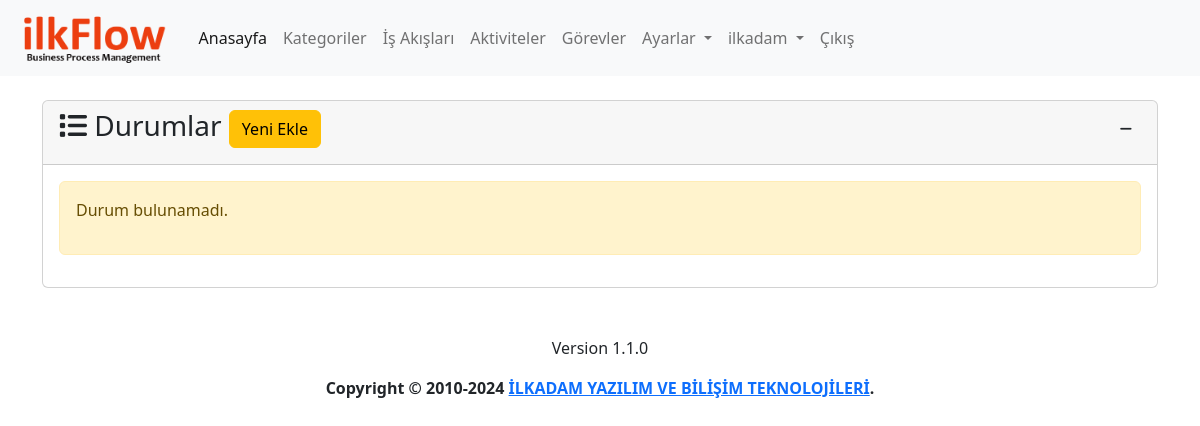
The app's page /state (signed in), older data.
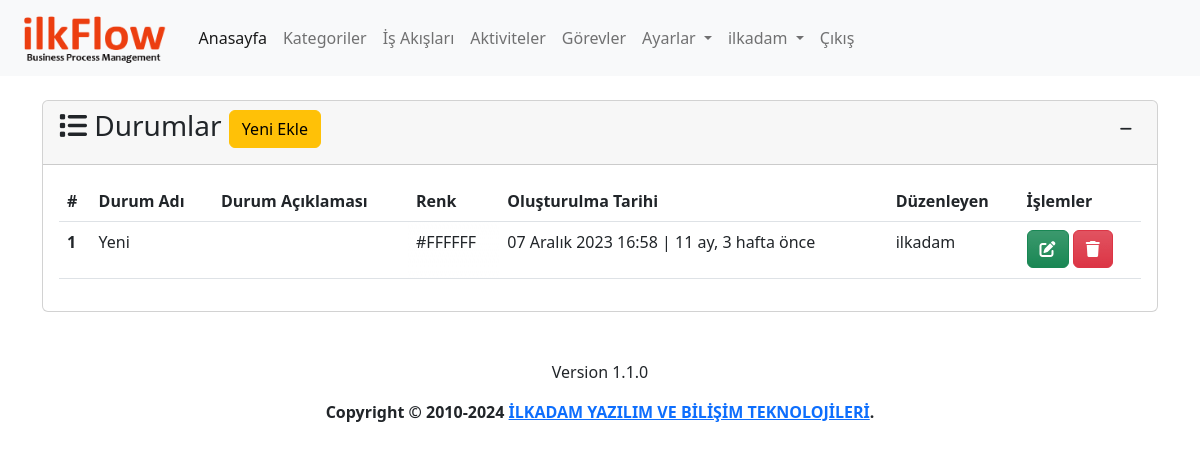
The same page, newer data.
### app/models.py (models this page shows, shortened)
class State(models.Model):
    name=models.CharField(max_length=100,verbose_name='Durum')
    description=models.TextField(verbose_name='Açıklama', blank=True, null=True)
    color=ColorField(default='#FFFFFF',verbose_name='Renk')
    created_date=models.DateTimeField(auto_now_add=True, verbose_name='Oluşturulma Tarihi', blank=True, null=True)
    user=models.ForeignKey(User,on_delete=models.PROTECT,verbose_name='Kullanıcı', blank=True, null=True)
    class Meta:
        verbose_name='Durum'
        verbose_name_plural='Durumlar'

### app/views.py (the view, shortened to what this page needs)
# urls.py: path('state', views.state, name='state'),
@login_required(login_url='/user/login/')
def state(request):
    state_form=StateForm()
    states = State.objects.order_by('-created_date')
    context = {
        'state_form':state_form,
        'states': states
    }
    return render(request, 'app/state.html', context)

### templates/app/state.html (shortened to what this page needs)
{% extends 'layout.html' %}
{% load humanize %}
{% block content %}
{% load crispy_forms_tags %}
<div class="row mt-3">
    <div class="col-md-12">
        <div class="card">
            <div class="card-header">
                <h3 class="card-title">
                    <i class="fa-solid fa-list"></i>
                    Durumlar
                    <button type="button" class="btn btn-warning" data-bs-toggle="modal" data-bs-target="#stateModal">
                        Yeni Ekle
                    </button>
                    <div class="float-end">
                        <button class="btn btn-sm" type="button" data-bs-toggle="collapse"
                            data-bs-target="#collapseState" aria-expanded="false" aria-controls="collapseState">
                            <i class="fa-solid fa-minus"></i>
                        </button>
                    </div>
                </h3>
            </div>
            <div class="collapse show" id="collapseState">
                <div class="card-body">
                    {% if states %}
                    <table id="state" class="table table-hover">
                        <thead>
                            <tr>
                                <th scope="col">#</th>
                                <th scope="col">Durum Adı</th>
                                <th scope="col">Durum Açıklaması</th>
                                <th scope="col">Renk</th>
                                <th scope="col">Oluşturulma Tarihi</th>
                                <th scope="col">Düzenleyen</th>
                                <th scope="col">İşlemler</th>
                            </tr>
                        </thead>
                        <tbody>
                            {% for state in states %}
                            <tr>
                                <th scope="row">{{ state.id }}</th>
                                <td>{{ state.name }}</td>
                                <td>{{ state.description | safe }}</td>
                                <td class="bg-gradient" style="background-color: {{ state.color }}">{{ state.color }}
                                </td>
                                <td>{{ state.created_date }} | {{ state.created_date | timesince}} önce</td>
                                <td>{{ state.user }}</td>
                                <td>
                                    <a class="btn btn-success bg-gradient" href="{% url 'state_update' state.id %}"
                                        data-bs-toggle="popover" data-bs-trigger="hover" data-bs-title="Düzenle"
                                        data-bs-content="Seçili satırdaki kaydı düzenler.">
                                        <i class="fa-solid fa-pen-to-square"></i>
                                    </a>
                                    <a class="btn btn-danger bg-gradient" href="{% url 'state_delete' state.id %}"
                                        data-bs-toggle="popover" data-bs-trigger="hover" data-bs-title="Sil"
                                        data-bs-content="Seçili satırdaki kaydı siler.">
                                        <i class="fa-solid fa-trash"></i>
                                    </a>
                                </td>
                            </tr>
                            {% endfor %}
                        </tbody>
                    </table>
                    {% else %}
                    <div class="alert alert-warning">
                        <p>Durum bulunamadı.</p>
                    </div>
                    {% endif %}
                </div>
            </div>
        </div>
    </div>
</div>
{% endblock %}

### templates/layout.html (shortened to what this page needs)
{% load static %}
<!doctype html>
<html lang="tr">
<head>
  <link href="https://cdn.jsdelivr.net/npm/bootstrap@5.2.2/dist/css/bootstrap.min.css" rel="stylesheet"
>
  <link rel="stylesheet" type="text/css" href="https://cdn.datatables.net/1.12.1/css/dataTables.bootstrap5.min.css">
  <link rel="stylesheet" type="text/css"
    href="https://cdn.datatables.net/responsive/2.3.0/css/responsive.dataTables.min.css">
  <link rel="stylesheet" type="text/css" href="https://cdn.datatables.net/buttons/2.2.3/css/buttons.bootstrap5.min.css">
  <link href="https://cdn.jsdelivr.net/npm/summernote@0.8.18/dist/summernote-lite.min.css" rel="stylesheet">
  <link href="https://cdn.jsdelivr.net/npm/select2@4.1.0-rc.0/dist/css/select2.min.css" rel="stylesheet" />
  <link rel="stylesheet" href="{% static 'css/jeflow.css' %}">
</head>
<body>
  <header>
    <nav class="navbar navbar-expand-lg bg-light">
      <div class="container-fluid">
        <a class="navbar-brand" href="{% url 'index' %}">
          <img class="logo" src="{% static 'img/logo-text.png' %}" alt="JeFlow">
        </a>
        <div class="collapse navbar-collapse" id="navbarNavDropdown">
          <ul class="navbar-nav">
            <li class="nav-item">
              <a class="nav-link active" aria-current="page" href="{% url 'index' %}">Anasayfa</a>
            </li>
            {% if user.is_authenticated %}
            <li class="nav-item">
              <a class="nav-link" href="{% url 'category' %}">Kategoriler</a>
            </li>
            <li class="nav-item">
              <a class="nav-link" href="{% url 'process' %}">İş Akışları</a>
            </li>
            <li class="nav-item">
              <a class="nav-link" href="{% url 'activity' %}">Aktiviteler</a>
            </li>
            <li class="nav-item">
              <a class="nav-link" href="{% url 'task' %}">Görevler</a>
            </li>
            <li class="nav-item dropdown">
              <a class="nav-link dropdown-toggle" href="{% url 'settings' %}" role="button" data-bs-toggle="dropdown"
                aria-expanded="false">
                Ayarlar
              </a>
            </li>
            <li class="nav-item dropdown">
              <a class="nav-link dropdown-toggle" href="{% url 'profile' %}" role="button" data-bs-toggle="dropdown"
                aria-expanded="false">
                {{ user }}
              </a>
            </li>
            <li class="nav-item">
              <a class="nav-link" href="javascript:{document.getElementById('logout').submit()}">Çıkış</a>
            </li>
            {% else %}
            <li class="nav-item">
              <a class="nav-link" href="{% url 'register' %}">Kayıt Ol</a>
            </li>
            {% endif %}
          </ul>
        </div>
      </div>
    </nav>
  </header>
  <main>
    <div class="container mt-4">
      {% block content %}
      {% endblock %}
    </div>
  </main>
  <footer class="mt-5">
    <div class="d-flex flex-column justify-content-center align-items-center">
      <p>{% include 'partials/_version.html' %}</p>
      <p><strong>Copyright &copy; 2010-2024 <a href="https://ilkadam.com.tr" target="_blank">İLKADAM YAZILIM VE BİLİŞİM TEKNOLOJİLERİ</a>.</strong></p>
    </div>
  </footer>
</body>
</html>

### templates/partials/_version.html
Version 1.1.0

### static/css/jeflow.css (style rules this page uses)
img.logo { height: 50px; }

Row changes from the older to the newer data that the page shows:
added State: id "1", name "Yeni", color "#FFFFFF", created_date "07 Aralık 2023 16:58", created_date "11 ay, 3 hafta", user "ilkadam"
Text that changed along with them:
text no longer shown: "Durum bulunamadı."
text now shown: "# Durum Adı Durum Açıklaması Renk Oluşturulma Tarihi Düzenleyen İşlemler"
